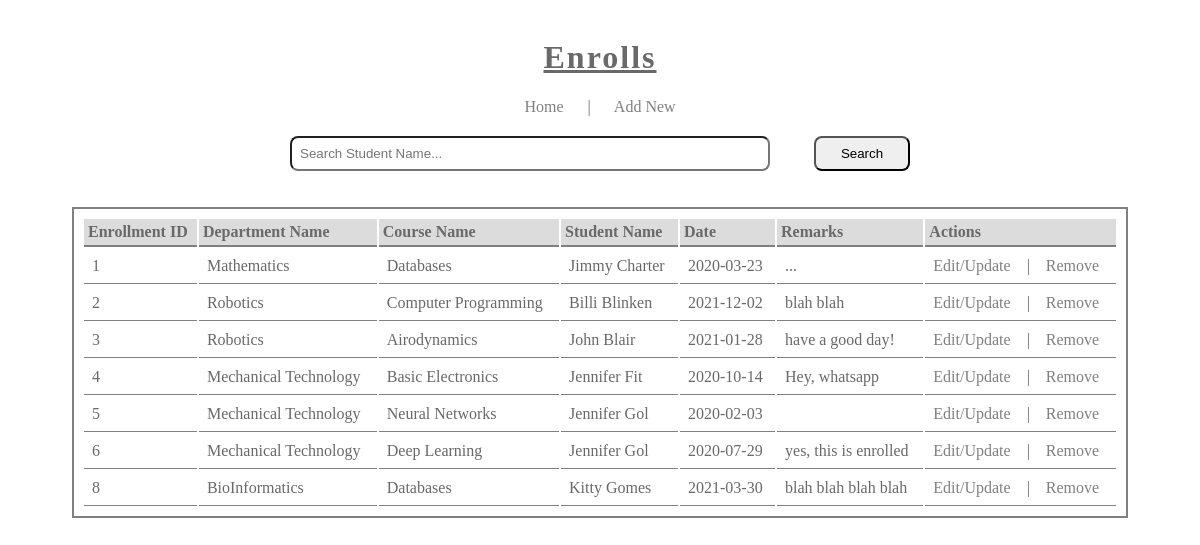
The page /view_enrolls.php on the database its author committed.
### tables this page shows
CREATE TABLE `enrollments` (
  `enrol_id` int(11) NOT NULL,
  `student_id` int(11) NOT NULL,
  `course_id` int(11) NOT NULL,
  `dept_id` int(11) NOT NULL,
  `dated` date NOT NULL,
  `description` varchar(500) DEFAULT NULL
);

CREATE TABLE `depts` (
  `dept_id` int(11) NOT NULL,
  `dept_name` varchar(30) NOT NULL,
  `dept_head` varchar(50) NOT NULL
);

CREATE TABLE `courses` (
  `course_id` int(11) NOT NULL,
  `c_name` varchar(30) NOT NULL,
  `tutor` varchar(50) NOT NULL,
  `qualification` varchar(50) NOT NULL,
  `experience` varchar(30) NOT NULL
);

CREATE TABLE `stds` (
  `student_id` int(11) NOT NULL,
  `student_name` varchar(50) NOT NULL,
  `sex` char(1) NOT NULL,
  `address` varchar(100) NOT NULL,
  `contact` varchar(15) NOT NULL
);

### view_enrolls.php (the view, shortened to what this page needs)
<?php
require_once "connect.php";
if(isset($_GET['submit'])){
	$query = mysqli_real_escape_string($con, htmlspecialchars($_GET['query']));
	$result = mysqli_query($con, "SELECT e.enrol_id, s.student_name, c.c_name, d.dept_name, e.dated, e.description
	FROM enrollments e
	INNER JOIN courses c
	ON e.course_id=c.course_id
	INNER JOIN depts d
	ON e.dept_id=d.dept_id
	INNER JOIN stds s
	ON e.student_id=s.student_id
	WHERE s.student_name LIKE '%$query%'"
	);
} else {
	$result = mysqli_query($con, "SELECT e.enrol_id, s.student_name, c.c_name, d.dept_name, e.dated, e.description
	FROM enrollments e
	INNER JOIN courses c
	ON e.course_id=c.course_id
	INNER JOIN depts d
	ON e.dept_id=d.dept_id
	INNER JOIN stds s
	ON e.student_id=s.student_id");
}
?>
<html>
<head>
	<link rel="stylesheet" href="css/style.css">
</head>
<body>
<div class="container">
<br />
<center>
<div class="feed-container">
<h1>Enrolls</h1>
<div class="menu-items">
<a href="index.php">Home</a>
&nbsp;&nbsp;&nbsp;&nbsp;&nbsp;|&nbsp;&nbsp;&nbsp;&nbsp;&nbsp;
<a href="add_enrol.php">Add New</a>
</div>
<div class="search-bar">
<form method="get" action="">
<input type="text" name="query" placeholder="Search Student Name...">
<input type="submit" class="submit" name="submit" Value="Search">
</form>
</div>
<div class="data-items">
<table>
<thead>
<th>Enrollment ID</th>
<th>Department Name</th>
<th>Course Name</th>
<th>Student Name</th>
<th>Date</th>
<th>Remarks</th>
<th>Actions</th>
</thead>
<tbody>
<?php
while($row = mysqli_fetch_array($result)){
?>
<tr>
<td><?php echo $row['enrol_id']; ?></td>
<td><?php echo $row['dept_name']; ?></td>
<td><?php echo $row['c_name'];?></td>
<td><?php echo $row['student_name'];?></td>
<td><?php echo $row['dated'];?></td>
<td><?php echo $row['description'];?></td>
<td>
<a href="edit_enrol.php?id=<?php echo $row['enrol_id'];?>">Edit/Update</a>
&nbsp;&nbsp;&nbsp;|&nbsp;&nbsp;&nbsp;
<a href="remove_enrol.php?id=<?php echo $row['enrol_id'];?>">Remove</a>
</td>
</div>
</div>
<?php
}
?>
</body>
</html>

### css/style.css (style rules this page uses)
body { margin:0 auto; width:100%; color: #696969; }
.container { width:100%; }
h1 { letter-spacing:2px; text-decoration:underline; }
a { text-decoration:none;color:gray; }
input { margin:20px; padding:8px; width:40%; border-radius:8px; }
.submit { width:8%; }
table { border:2px solid gray; width:88%; padding:8px; }
th { border-bottom:2px solid gray; text-align:left; padding:4px; background-color:#dcdcdc; }
td { padding:8px; border-bottom:1px solid gray; }

### rows shown on the page
enrollments: enrol_id "1", dept.dept_name "Mathematics", course.c_name "Databases", student.student_name "Jimmy Charter", dated "2020-03-23", description "..."
enrollments: enrol_id "2", dept.dept_name "Robotics", course.c_name "Computer Programming", student.student_name "Billi Blinken", dated "2021-12-02", description "blah blah"
enrollments: enrol_id "3", dept.dept_name "Robotics", course.c_name "Airodynamics", student.student_name "John Blair", dated "2021-01-28", description "have a good day!"
enrollments: enrol_id "4", dept.dept_name "Mechanical Technology", course.c_name "Basic Electronics", student.student_name "Jennifer Fit", dated "2020-10-14", description "Hey, whatsapp"
enrollments: enrol_id "5", dept.dept_name "Mechanical Technology", course.c_name "Neural Networks", student.student_name "Jennifer Gol", dated "2020-02-03"
enrollments: enrol_id "6", dept.dept_name "Mechanical Technology", course.c_name "Deep Learning", student.student_name "Jennifer Gol", dated "2020-07-29", description "yes, this is enrolled"
enrollments: enrol_id "8", dept.dept_name "BioInformatics", course.c_name "Databases", student.student_name "Kitty Gomes", dated "2021-03-30", description "blah blah blah blah"
